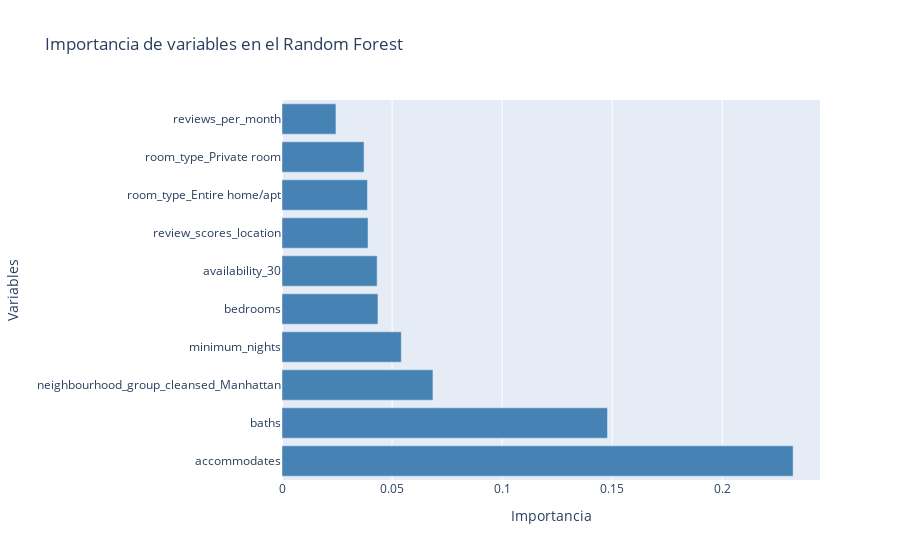

The code cell stored with this chart in its notebook:
### Code cell
# visualizacion de la importancia mediante un grafico de barras
data = [
    go.Bar(
        y = importancia_predictores["predictor"],
        x = importancia_predictores["importancia"],
        marker_color = "steelblue",
        orientation='h',
        name = "Importancia de variables"
    )      
]

layout = go.Layout(title = "Importancia de variables en el Random Forest", xaxis_title = "Importancia", yaxis_title = "Variables")

fig = go.Figure(data = data, layout = layout)

fig.show()

### Figure 1 — Plotly figure (JSON) as saved in the notebook; plotly's stock layout.template omitted (floating-point values rounded to 4 significant figures)
{"data": [{"marker": {"color": "steelblue"}, "name": "Importancia de variables", "orientation": "h", "type": "bar", "x": [0.2322, 0.1479, 0.06857, 0.05419, 0.04358, 0.04321, 0.03908, 0.03882, 0.03727, 0.0245], "y": ["accommodates", "baths", "neighbourhood_group_cleansed_Manhattan", "minimum_nights", "bedrooms", "availability_30", "review_scores_location", "room_type_Entire home/apt", "room_type_Private room", "reviews_per_month"]}], "layout": {"title": {"text": "Importancia de variables en el Random Forest"}, "xaxis": {"title": {"text": "Importancia"}}, "yaxis": {"title": {"text": "Variables"}}}}
